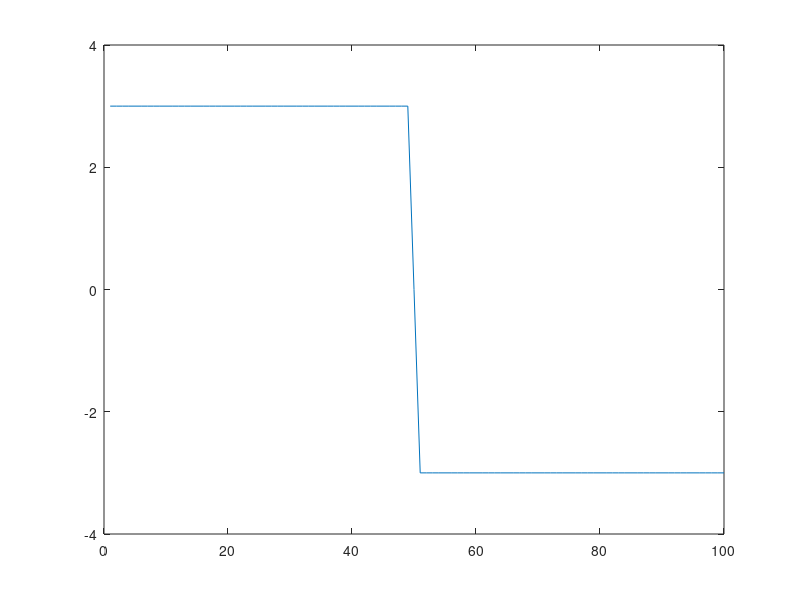

Source code (MATLAB):
# Exerctiul 2 - subpunct 1
pi = 3,14;

T = 100;
A = 3;
N = 100;

x = 1:N;
y = zeros(1,N);

for i = 1 : 50
  y(i) = y(i) + 3;
endfor

for i = 50 : 100;
  y(i) = y(i) - 3;
endfor

plot(x,y);
ylim([-A-1, A+1]);
hold on;

